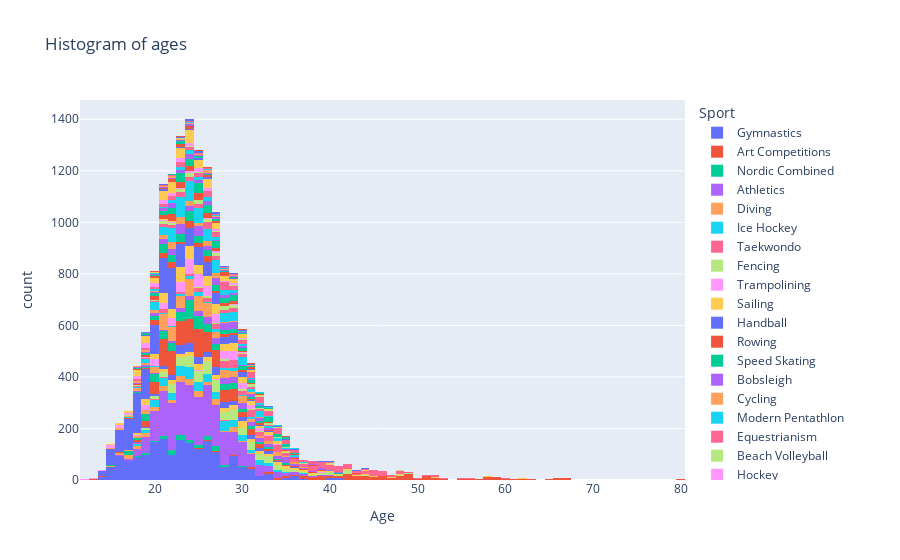

Write notebook code for a chart like this one.
### Markdown cell above
### histogram över åldrar

### Code cell
fig = px.histogram(df_germany, x="Age", color = "Sport", title= "Histogram of ages")
fig.show()

### Figure 1 — Plotly figure (JSON) as saved in the notebook; plotly's stock layout.template omitted (floating-point values rounded to 4 significant figures; data arrays with more than 128 entries replaced by an {"elided": "..."} marker saying what was removed)
{"data": [{"alignmentgroup": "True", "bingroup": "x", "hovertemplate": "Sport=Gymnastics<br>Age=%{x}<br>count=%{y}<extra></extra>", "legendgroup": "Gymnastics", "marker": {"color": "#636efa", "pattern": {"shape": ""}}, "name": "Gymnastics", "offsetgroup": "Gymnastics", "orientation": "v", "showlegend": true, "type": "histogram", "x": {"elided": "1856 int values"}, "xaxis": "x", "yaxis": "y"}, {"alignmentgroup": "True", "bingroup": "x", "hovertemplate": "Sport=Art Competitions<br>Age=%{x}<br>count=%{y}<extra></extra>", "legendgroup": "Art Competitions", "marker": {"color": "#EF553B", "pattern": {"shape": ""}}, "name": "Art Competitions", "offsetgroup": "Art Competitions", "orientation": "v", "showlegend": true, "type": "histogram", "x": {"elided": "356 int values"}, "xaxis": "x", "yaxis": "y"}, {"alignmentgroup": "True", "bingroup": "x", "hovertemplate": "Sport=Nordic Combined<br>Age=%{x}<br>count=%{y}<extra></extra>", "legendgroup": "Nordic Combined", "marker": {"color": "#00cc96", "pattern": {"shape": ""}}, "name": "Nordic Combined", "offsetgroup": "Nordic Combined", "orientation": "v", "showlegend": true, "type": "histogram", "x": {"elided": "141 int values"}, "xaxis": "x", "yaxis": "y"}, {"alignmentgroup": "True", "bingroup": "x", "hovertemplate": "Sport=Athletics<br>Age=%{x}<br>count=%{y}<extra></extra>", "legendgroup": "Athletics", "marker": {"color": "#ab63fa", "pattern": {"shape": ""}}, "name": "Athletics", "offsetgroup": "Athletics", "orientation": "v", "showlegend": true, "type": "histogram", "x": {"elided": "2020 int values"}, "xaxis": "x", "yaxis": "y"}, {"alignmentgroup": "True", "bingroup": "x", "hovertemplate": "Sport=Diving<br>Age=%{x}<br>count=%{y}<extra></extra>", "legendgroup": "Diving", "marker": {"color": "#FFA15A", "pattern": {"shape": ""}}, "name": "Diving", "offsetgroup": "Diving", "orientation": "v", "showlegend": true, "type": "histogram", "x": {"elided": "241 int values"}, "xaxis": "x", "yaxis": "y"}, {"alignmentgroup": "True", "bingroup": "x", "hovertemplate": "Sport=Ice Hockey<br>Age=%{x}<br>count=%{y}<extra></extra>", "legendgroup": "Ice Hockey", "marker": {"color": "#19d3f3", "pattern": {"shape": ""}}, "name": "Ice Hockey", "offsetgroup": "Ice Hockey", "orientation": "v", "showlegend": true, "type": "histogram", "x": {"elided": "434 int values"}, "xaxis": "x", "yaxis": "y"}, {"alignmentgroup": "True", "bingroup": "x", "hovertemplate": "Sport=Taekwondo<br>Age=%{x}<br>count=%{y}<extra></extra>", "legendgroup": "Taekwondo", "marker": {"color": "#FF6692", "pattern": {"shape": ""}}, "name": "Taekwondo", "offsetgroup": "Taekwondo", "orientation": "v", "showlegend": true, "type": "histogram", "x": [28, 29, 21, 24, 22, 23, 18, 22, 21, 20, 20], "xaxis": "x", "yaxis": "y"}, {"alignmentgroup": "True", "bingroup": "x", "hovertemplate": "Sport=Fencing<br>Age=%{x}<br>count=%{y}<extra></extra>", "legendgroup": "Fencing", "marker": {"color": "#B6E880", "pattern": {"shape": ""}}, "name": "Fencing", "offsetgroup": "Fencing", "orientation": "v", "showlegend": true, "type": "histogram", "x": {"elided": "600 int values"}, "xaxis": "x", "yaxis": "y"}, {"alignmentgroup": "True", "bingroup": "x", "hovertemplate": "Sport=Trampolining<br>Age=%{x}<br>count=%{y}<extra></extra>", "legendgroup": "Trampolining", "marker": {"color": "#FF97FF", "pattern": {"shape": ""}}, "name": "Trampolining", "offsetgroup": "Trampolining", "orientation": "v", "showlegend": true, "type": "histogram", "x": [23, 27, 31, 35, 39, 25, 23, 27, 31], "xaxis": "x", "yaxis": "y"}, {"alignmentgroup": "True", "bingroup": "x", "hovertemplate": "Sport=Sailing<br>Age=%{x}<br>count=%{y}<extra></extra>", "legendgroup": "Sailing", "marker": {"color": "#FECB52", "pattern": {"shape": ""}}, "name": "Sailing", "offsetgroup": "Sailing", "orientation": "v", "showlegend": true, "type": "histogram", "x": {"elided": "292 int values"}, "xaxis": "x", "yaxis": "y"}, {"alignmentgroup": "True", "bingroup": "x", "hovertemplate": "Sport=Handball<br>Age=%{x}<br>count=%{y}<extra></extra>", "legendgroup": "Handball", "marker": {"color": "#636efa", "pattern": {"shape": ""}}, "name": "Handball", "offsetgroup": "Handball", "orientation": "v", "showlegend": true, "type": "histogram", "x": {"elided": "287 int values"}, "xaxis": "x", "yaxis": "y"}, {"alignmentgroup": "True", "bingroup": "x", "hovertemplate": "Sport=Rowing<br>Age=%{x}<br>count=%{y}<extra></extra>", "legendgroup": "Rowing", "marker": {"color": "#EF553B", "pattern": {"shape": ""}}, "name": "Rowing", "offsetgroup": "Rowing", "orientation": "v", "showlegend": true, "type": "histogram", "x": {"elided": "916 int values"}, "xaxis": "x", "yaxis": "y"}, {"alignmentgroup": "True", "bingroup": "x", "hovertemplate": "Sport=Speed Skating<br>Age=%{x}<br>count=%{y}<extra></extra>", "legendgroup": "Speed Skating", "marker": {"color": "#00cc96", "pattern": {"shape": ""}}, "name": "Speed Skating", "offsetgroup": "Speed Skating", "orientation": "v", "showlegend": true, "type": "histogram", "x": {"elided": "467 int values"}, "xaxis": "x", "yaxis": "y"}, {"alignmentgroup": "True", "bingroup": "x", "hovertemplate": "Sport=Bobsleigh<br>Age=%{x}<br>count=%{y}<extra></extra>", "legendgroup": "Bobsleigh", "marker": {"color": "#ab63fa", "pattern": {"shape": ""}}, "name": "Bobsleigh", "offsetgroup": "Bobsleigh", "orientation": "v", "showlegend": true, "type": "histogram", "x": {"elided": "302 int values"}, "xaxis": "x", "yaxis": "y"}, {"alignmentgroup": "True", "bingroup": "x", "hovertemplate": "Sport=Cycling<br>Age=%{x}<br>count=%{y}<extra></extra>", "legendgroup": "Cycling", "marker": {"color": "#FFA15A", "pattern": {"shape": ""}}, "name": "Cycling", "offsetgroup": "Cycling", "orientation": "v", "showlegend": true, "type": "histogram", "x": {"elided": "583 int values"}, "xaxis": "x", "yaxis": "y"}, {"alignmentgroup": "True", "bingroup": "x", "hovertemplate": "Sport=Modern Pentathlon<br>Age=%{x}<br>count=%{y}<extra></extra>", "legendgroup": "Modern Pentathlon", "marker": {"color": "#19d3f3", "pattern": {"shape": ""}}, "name": "Modern Pentathlon", "offsetgroup": "Modern Pentathlon", "orientation": "v", "showlegend": true, "type": "histogram", "x": [20, 20, 27, 27, 28, 28, 23, 24, 24, 24, 27, 27, 31, 31, 25, 25, 29, 29, 23, 27, 31, 25, 25, 29, 29, 27, 25, 25, 28, 28, 27, 27, 27, 21, 21, 25, 25, 27, 28, 28, 24, 24, 28, 28, 22, 32, 32, 23, 23, 25, 27, 30, 30, 53, 31, 24, 24, 20, 24, 23, 23, 25, 25, 22, 26, 22, 26, 30, 23, 23, 26, 26, 29, 29, 31, 31, 26, 21, 21, 25, 29, 33, 29, 29, 20, 29, 29], "xaxis": "x", "yaxis": "y"}, {"alignmentgroup": "True", "bingroup": "x", "hovertemplate": "Sport=Equestrianism<br>Age=%{x}<br>count=%{y}<extra></extra>", "legendgroup": "Equestrianism", "marker": {"color": "#FF6692", "pattern": {"shape": ""}}, "name": "Equestrianism", "offsetgroup": "Equestrianism", "orientation": "v", "showlegend": true, "type": "histogram", "x": {"elided": "436 int values"}, "xaxis": "x", "yaxis": "y"}, {"alignmentgroup": "True", "bingroup": "x", "hovertemplate": "Sport=Beach Volleyball<br>Age=%{x}<br>count=%{y}<extra></extra>", "legendgroup": "Beach Volleyball", "marker": {"color": "#B6E880", "pattern": {"shape": ""}}, "name": "Beach Volleyball", "offsetgroup": "Beach Volleyball", "orientation": "v", "showlegend": true, "type": "histogram", "x": [30, 34, 30, 27, 26, 30, 32, 28, 28, 32, 28, 24, 26, 30, 24, 28, 27, 31, 28, 28, 27, 35, 22, 26, 30, 32, 25, 29, 33, 32, 26, 30, 27, 31, 25, 33, 33, 37, 31, 26, 31, 25], "xaxis": "x", "yaxis": "y"}, {"alignmentgroup": "True", "bingroup": "x", "hovertemplate": "Sport=Hockey<br>Age=%{x}<br>count=%{y}<extra></extra>", "legendgroup": "Hockey", "marker": {"color": "#FF97FF", "pattern": {"shape": ""}}, "name": "Hockey", "offsetgroup": "Hockey", "orientation": "v", "showlegend": true, "type": "histogram", "x": {"elided": "459 int values"}, "xaxis": "x", "yaxis": "y"}, {"alignmentgroup": "True", "bingroup": "x", "hovertemplate": "Sport=Canoeing<br>Age=%{x}<br>count=%{y}<extra></extra>", "legendgroup": "Canoeing", "marker": {"color": "#FECB52", "pattern": {"shape": ""}}, "name": "Canoeing", "offsetgroup": "Canoeing", "orientation": "v", "showlegend": true, "type": "histogram", "x": {"elided": "489 int values"}, "xaxis": "x", "yaxis": "y"}, {"alignmentgroup": "True", "bingroup": "x", "hovertemplate": "Sport=Swimming<br>Age=%{x}<br>count=%{y}<extra></extra>", "legendgroup": "Swimming", "marker": {"color": "#636efa", "pattern": {"shape": ""}}, "name": "Swimming", "offsetgroup": "Swimming", "orientation": "v", "showlegend": true, "type": "histogram", "x": {"elided": "1402 int values"}, "xaxis": "x", "yaxis": "y"}, {"alignmentgroup": "True", "bingroup": "x", "hovertemplate": "Sport=Luge<br>Age=%{x}<br>count=%{y}<extra></extra>", "legendgroup": "Luge", "marker": {"color": "#EF553B", "pattern": {"shape": ""}}, "name": "Luge", "offsetgroup": "Luge", "orientation": "v", "showlegend": true, "type": "histogram", "x": {"elided": "203 int values"}, "xaxis": "x", "yaxis": "y"}, {"alignmentgroup": "True", "bingroup": "x", "hovertemplate": "Sport=Football<br>Age=%{x}<br>count=%{y}<extra></extra>", "legendgroup": "Football", "marker": {"color": "#00cc96", "pattern": {"shape": ""}}, "name": "Football", "offsetgroup": "Football", "orientation": "v", "showlegend": true, "type": "histogram", "x": {"elided": "295 int values"}, "xaxis": "x", "yaxis": "y"}, {"alignmentgroup": "True", "bingroup": "x", "hovertemplate": "Sport=Wrestling<br>Age=%{x}<br>count=%{y}<extra></extra>", "legendgroup": "Wrestling", "marker": {"color": "#ab63fa", "pattern": {"shape": ""}}, "name": "Wrestling", "offsetgroup": "Wrestling", "orientation": "v", "showlegend": true, "type": "histogram", "x": {"elided": "304 int values"}, "xaxis": "x", "yaxis": "y"}, {"alignmentgroup": "True", "bingroup": "x", "hovertemplate": "Sport=Ski Jumping<br>Age=%{x}<br>count=%{y}<extra></extra>", "legendgroup": "Ski Jumping", "marker": {"color": "#FFA15A", "pattern": {"shape": ""}}, "name": "Ski Jumping", "offsetgroup": "Ski Jumping", "orientation": "v", "showlegend": true, "type": "histogram", "x": {"elided": "198 int values"}, "xaxis": "x", "yaxis": "y"}, {"alignmentgroup": "True", "bingroup": "x", "hovertemplate": "Sport=Cross Country Skiing<br>Age=%{x}<br>count=%{y}<extra></extra>", "legendgroup": "Cross Country Skiing", "marker": {"color": "#19d3f3", "pattern": {"shape": ""}}, "name": "Cross Country Skiing", "offsetgroup": "Cross Country Skiing", "orientation": "v", "showlegend": true, "type": "histogram", "x": {"elided": "619 int values"}, "xaxis": "x", "yaxis": "y"}, {"alignmentgroup": "True", "bingroup": "x", "hovertemplate": "Sport=Water Polo<br>Age=%{x}<br>count=%{y}<extra></extra>", "legendgroup": "Water Polo", "marker": {"color": "#FF6692", "pattern": {"shape": ""}}, "name": "Water Polo", "offsetgroup": "Water Polo", "orientation": "v", "showlegend": true, "type": "histogram", "x": {"elided": "192 int values"}, "xaxis": "x", "yaxis": "y"}, {"alignmentgroup": "True", "bingroup": "x", "hovertemplate": "Sport=Weightlifting<br>Age=%{x}<br>count=%{y}<extra></extra>", "legendgroup": "Weightlifting", "marker": {"color": "#B6E880", "pattern": {"shape": ""}}, "name": "Weightlifting", "offsetgroup": "Weightlifting", "orientation": "v", "showlegend": true, "type": "histogram", "x": {"elided": "157 int values"}, "xaxis": "x", "yaxis": "y"}, {"alignmentgroup": "True", "bingroup": "x", "hovertemplate": "Sport=Basketball<br>Age=%{x}<br>count=%{y}<extra></extra>", "legendgroup": "Basketball", "marker": {"color": "#FF97FF", "pattern": {"shape": ""}}, "name": "Basketball", "offsetgroup": "Basketball", "orientation": "v", "showlegend": true, "type": "histogram", "x": [23, 33, 27, 29, 22, 30, 22, 22, 23, 25, 33, 31, 26, 29, 24, 29, 27, 24, 32, 27, 27, 26, 28, 21, 30, 28, 27, 26, 21, 30, 24, 24, 22, 30, 26, 19, 21, 26, 27, 21, 25, 27, 23, 31, 21, 21, 29, 30, 24, 27, 23, 29, 31, 20, 27, 26, 27, 23], "xaxis": "x", "yaxis": "y"}, {"alignmentgroup": "True", "bingroup": "x", "hovertemplate": "Sport=Rugby<br>Age=%{x}<br>count=%{y}<extra></extra>", "legendgroup": "Rugby", "marker": {"color": "#FECB52", "pattern": {"shape": ""}}, "name": "Rugby", "offsetgroup": "Rugby", "orientation": "v", "showlegend": true, "type": "histogram", "x": [29, 20, null, null, null, 21, 19, null, 22, null, null, null, 30, null, null], "xaxis": "x", "yaxis": "y"}, {"alignmentgroup": "True", "bingroup": "x", "hovertemplate": "Sport=Polo<br>Age=%{x}<br>count=%{y}<extra></extra>", "legendgroup": "Polo", "marker": {"color": "#636efa", "pattern": {"shape": ""}}, "name": "Polo", "offsetgroup": "Polo", "orientation": "v", "showlegend": true, "type": "histogram", "x": [44, 43, 38, 38], "xaxis": "x", "yaxis": "y"}, {"alignmentgroup": "True", "bingroup": "x", "hovertemplate": "Sport=Boxing<br>Age=%{x}<br>count=%{y}<extra></extra>", "legendgroup": "Boxing", "marker": {"color": "#EF553B", "pattern": {"shape": ""}}, "name": "Boxing", "offsetgroup": "Boxing", "orientation": "v", "showlegend": true, "type": "histogram", "x": {"elided": "193 int values"}, "xaxis": "x", "yaxis": "y"}, {"alignmentgroup": "True", "bingroup": "x", "hovertemplate": "Sport=Biathlon<br>Age=%{x}<br>count=%{y}<extra></extra>", "legendgroup": "Biathlon", "marker": {"color": "#00cc96", "pattern": {"shape": ""}}, "name": "Biathlon", "offsetgroup": "Biathlon", "orientation": "v", "showlegend": true, "type": "histogram", "x": {"elided": "337 int values"}, "xaxis": "x", "yaxis": "y"}, {"alignmentgroup": "True", "bingroup": "x", "hovertemplate": "Sport=Volleyball<br>Age=%{x}<br>count=%{y}<extra></extra>", "legendgroup": "Volleyball", "marker": {"color": "#ab63fa", "pattern": {"shape": ""}}, "name": "Volleyball", "offsetgroup": "Volleyball", "orientation": "v", "showlegend": true, "type": "histogram", "x": {"elided": "154 int values"}, "xaxis": "x", "yaxis": "y"}, {"alignmentgroup": "True", "bingroup": "x", "hovertemplate": "Sport=Rhythmic Gymnastics<br>Age=%{x}<br>count=%{y}<extra></extra>", "legendgroup": "Rhythmic Gymnastics", "marker": {"color": "#FFA15A", "pattern": {"shape": ""}}, "name": "Rhythmic Gymnastics", "offsetgroup": "Rhythmic Gymnastics", "orientation": "v", "showlegend": true, "type": "histogram", "x": [16, 18, 18, 16, 20, 18, 19, 18, 19, 19, 16, 18, 15, 14, 18, 15, 17, 18, 19, 20, 18, 19, 15, 18, 20, 19, 16, 17, 16, 19, 15, 18, 17, 21, 17], "xaxis": "x", "yaxis": "y"}, {"alignmentgroup": "True", "bingroup": "x", "hovertemplate": "Sport=Judo<br>Age=%{x}<br>count=%{y}<extra></extra>", "legendgroup": "Judo", "marker": {"color": "#19d3f3", "pattern": {"shape": ""}}, "name": "Judo", "offsetgroup": "Judo", "orientation": "v", "showlegend": true, "type": "histogram", "x": {"elided": "135 int values"}, "xaxis": "x", "yaxis": "y"}, {"alignmentgroup": "True", "bingroup": "x", "hovertemplate": "Sport=Shooting<br>Age=%{x}<br>count=%{y}<extra></extra>", "legendgroup": "Shooting", "marker": {"color": "#FF6692", "pattern": {"shape": ""}}, "name": "Shooting", "offsetgroup": "Shooting", "orientation": "v", "showlegend": true, "type": "histogram", "x": {"elided": "405 int values"}, "xaxis": "x", "yaxis": "y"}, {"alignmentgroup": "True", "bingroup": "x", "hovertemplate": "Sport=Curling<br>Age=%{x}<br>count=%{y}<extra></extra>", "legendgroup": "Curling", "marker": {"color": "#B6E880", "pattern": {"shape": ""}}, "name": "Curling", "offsetgroup": "Curling", "orientation": "v", "showlegend": true, "type": "histogram", "x": [27, 35, 34, 34, 30, 44, 17, 27, 35, 27, 27, 35, 39, 48, 30, 38, 42, 26, 34, 38, 42, 28, 30, 32, 29, 21, 25, 34, 27, 29, 20, 32, 44, 33, 21, 24, 32, 44, 29, 33], "xaxis": "x", "yaxis": "y"}, {"alignmentgroup": "True", "bingroup": "x", "hovertemplate": "Sport=Figure Skating<br>Age=%{x}<br>count=%{y}<extra></extra>", "legendgroup": "Figure Skating", "marker": {"color": "#FF97FF", "pattern": {"shape": ""}}, "name": "Figure Skating", "offsetgroup": "Figure Skating", "orientation": "v", "showlegend": true, "type": "histogram", "x": {"elided": "199 int values"}, "xaxis": "x", "yaxis": "y"}, {"alignmentgroup": "True", "bingroup": "x", "hovertemplate": "Sport=Alpine Skiing<br>Age=%{x}<br>count=%{y}<extra></extra>", "legendgroup": "Alpine Skiing", "marker": {"color": "#FECB52", "pattern": {"shape": ""}}, "name": "Alpine Skiing", "offsetgroup": "Alpine Skiing", "orientation": "v", "showlegend": true, "type": "histogram", "x": {"elided": "404 int values"}, "xaxis": "x", "yaxis": "y"}, {"alignmentgroup": "True", "bingroup": "x", "hovertemplate": "Sport=Archery<br>Age=%{x}<br>count=%{y}<extra></extra>", "legendgroup": "Archery", "marker": {"color": "#636efa", "pattern": {"shape": ""}}, "name": "Archery", "offsetgroup": "Archery", "orientation": "v", "showlegend": true, "type": "histogram", "x": [43, 43, 30, 24, 28, 26, 36, 26, 19, 23, 23, 25, 25, 21, 21, 25, 21, 26, 26, 31, 31, 44, 25, 25, 26, 26, 21, 35, 35, 39, 39, 26, 24, 24, 44, 44, 35, 21, 21, 25, 25, 29, 29, 33, 33, 40, 23, 21, 21, 34, 36, 36, 18, 28, 34, 24, 24, 26, 26, 31, 31, 23], "xaxis": "x", "yaxis": "y"}, {"alignmentgroup": "True", "bingroup": "x", "hovertemplate": "Sport=Tennis<br>Age=%{x}<br>count=%{y}<extra></extra>", "legendgroup": "Tennis", "marker": {"color": "#EF553B", "pattern": {"shape": ""}}, "name": "Tennis", "offsetgroup": "Tennis", "orientation": "v", "showlegend": true, "type": "histogram", "x": [22, 22, 24, 24, 31, 24, 24, 25, 25, 23, 23, 19, 19, 23, 23, 27, 31, 22, 22, 26, 28, 26, 26, 18, 18, 18, 18, 22, 23, 23, 23, 32, 32, 24, 24, 24, 28, 28, 23, 27, 27, 31, 31, 24, 24, 32, 31, 31, 20, 20, 24, 28, 22, 22, 22, 20, 28, 28, 28, 28, 28, 23, 23, 27, 27, 20, 20, 19, 22, 22, 26, 26, 26, 24, 28, 28, 32, 32, 28, 28, 21, 21, 21, 21, 24, 28, 28, 26, 20, 20, 21, 36, 36], "xaxis": "x", "yaxis": "y"}, {"alignmentgroup": "True", "bingroup": "x", "hovertemplate": "Sport=Table Tennis<br>Age=%{x}<br>count=%{y}<extra></extra>", "legendgroup": "Table Tennis", "marker": {"color": "#00cc96", "pattern": {"shape": ""}}, "name": "Table Tennis", "offsetgroup": "Table Tennis", "orientation": "v", "showlegend": true, "type": "histogram", "x": [21, 26, 26, 19, 19, 23, 23, 27, 27, 31, 31, 35, 35, 26, 20, 23, 23, 27, 25, 29, 32, 32, 33, 33, 25, 29, 20, 20, 24, 28, 28, 18, 18, 19, 19, 23, 23, 27, 27, 25, 19, 19, 23, 23, 27, 27, 31, 31, 35, 35, 19, 19, 23, 27, 31, 31, 35, 35, 28, 28, 32, 32, 36, 33, 27, 27, 22, 22, 31, 35, 21, 25, 25, 29, 33, 33, 23, 23, 37, 30, 30, 30, 34, 34], "xaxis": "x", "yaxis": "y"}, {"alignmentgroup": "True", "bingroup": "x", "hovertemplate": "Sport=Short Track Speed Skating<br>Age=%{x}<br>count=%{y}<extra></extra>", "legendgroup": "Short Track Speed Skating", "marker": {"color": "#ab63fa", "pattern": {"shape": ""}}, "name": "Short Track Speed Skating", "offsetgroup": "Short Track Speed Skating", "orientation": "v", "showlegend": true, "type": "histogram", "x": [21, 27, 27, 27, 18, 17, 18, 22, 24, 24, 24, 26, 26, 26, 30, 30, 30, 30, 19, 23, 23, 23, 23, 27, 27, 27, 20, 20, 20, 24, 24, 24, 24, 28, 28, 28, 19, 21, 21, 25, 25, 29, 29, 29, 25, 25, 25, 29, 29, 18, 18, 18, 22, 20, 25, 25, 15, 22, 22, 26, 26, 26, 21], "xaxis": "x", "yaxis": "y"}, {"alignmentgroup": "True", "bingroup": "x", "hovertemplate": "Sport=Snowboarding<br>Age=%{x}<br>count=%{y}<extra></extra>", "legendgroup": "Snowboarding", "marker": {"color": "#FFA15A", "pattern": {"shape": ""}}, "name": "Snowboarding", "offsetgroup": "Snowboarding", "orientation": "v", "showlegend": true, "type": "histogram", "x": [20, 20, 26, 22, 26, 26, 21, 25, 29, 29, 31, 35, 28, 28, 22, 26, 30, 23, 27, 31, 18, 22, 26, 26, 24, 28, 28, 18, 22, 26, 26, 27, 27, 23, 27, 27, 27, 24, 24, 28, 30, 19, 23, 22, 26, 22, 26, 25, 29, 20, 24, 26, 30, 34], "xaxis": "x", "yaxis": "y"}, {"alignmentgroup": "True", "bingroup": "x", "hovertemplate": "Sport=Triathlon<br>Age=%{x}<br>count=%{y}<extra></extra>", "legendgroup": "Triathlon", "marker": {"color": "#19d3f3", "pattern": {"shape": ""}}, "name": "Triathlon", "offsetgroup": "Triathlon", "orientation": "v", "showlegend": true, "type": "histogram", "x": [28, 22, 24, 28, 32, 36, 21, 25, 26, 30, 29, 33, 30, 20, 27, 26, 34, 33, 26, 24, 28, 30, 28], "xaxis": "x", "yaxis": "y"}, {"alignmentgroup": "True", "bingroup": "x", "hovertemplate": "Sport=Freestyle Skiing<br>Age=%{x}<br>count=%{y}<extra></extra>", "legendgroup": "Freestyle Skiing", "marker": {"color": "#FF6692", "pattern": {"shape": ""}}, "name": "Freestyle Skiing", "offsetgroup": "Freestyle Skiing", "orientation": "v", "showlegend": true, "type": "histogram", "x": [24, 23, 19, 23, 42, 27, 21, 28, 30, 22, 24, 27, 29, 33, 27, 29, 28, 16, 27, 26, 25, 22, 24, 26, 20, 24, 21, 25, 17], "xaxis": "x", "yaxis": "y"}, {"alignmentgroup": "True", "bingroup": "x", "hovertemplate": "Sport=Tug-Of-War<br>Age=%{x}<br>count=%{y}<extra></extra>", "legendgroup": "Tug-Of-War", "marker": {"color": "#B6E880", "pattern": {"shape": ""}}, "name": "Tug-Of-War", "offsetgroup": "Tug-Of-War", "orientation": "v", "showlegend": true, "type": "histogram", "x": [24, 24, 23, 27, 25, 27, 28, 21, 23], "xaxis": "x", "yaxis": "y"}, {"alignmentgroup": "True", "bingroup": "x", "hovertemplate": "Sport=Golf<br>Age=%{x}<br>count=%{y}<extra></extra>", "legendgroup": "Golf", "marker": {"color": "#FF97FF", "pattern": {"shape": ""}}, "name": "Golf", "offsetgroup": "Golf", "orientation": "v", "showlegend": true, "type": "histogram", "x": [45, 31, 31, 27], "xaxis": "x", "yaxis": "y"}, {"alignmentgroup": "True", "bingroup": "x", "hovertemplate": "Sport=Synchronized Swimming<br>Age=%{x}<br>count=%{y}<extra></extra>", "legendgroup": "Synchronized Swimming", "marker": {"color": "#FECB52", "pattern": {"shape": ""}}, "name": "Synchronized Swimming", "offsetgroup": "Synchronized Swimming", "orientation": "v", "showlegend": true, "type": "histogram", "x": [20, 22, 22, 20, 20, 20, 21, 21, 16, 16, 20, 20, 25, 25], "xaxis": "x", "yaxis": "y"}, {"alignmentgroup": "True", "bingroup": "x", "hovertemplate": "Sport=Badminton<br>Age=%{x}<br>count=%{y}<extra></extra>", "legendgroup": "Badminton", "marker": {"color": "#636efa", "pattern": {"shape": ""}}, "name": "Badminton", "offsetgroup": "Badminton", "orientation": "v", "showlegend": true, "type": "histogram", "x": [33, 30, 34, 34, 30, 25, 25, 29, 25, 25, 29, 30, 23, 27, 27, 31, 33, 24, 24, 25, 23, 27, 31, 24, 28, 23, 21, 21, 25, 29, 24, 24, 28, 31, 27, 31, 26, 26, 30, 24, 28, 28, 23, 23, 27, 29, 33, 24, 28, 32], "xaxis": "x", "yaxis": "y"}, {"alignmentgroup": "True", "bingroup": "x", "hovertemplate": "Sport=Skeleton<br>Age=%{x}<br>count=%{y}<extra></extra>", "legendgroup": "Skeleton", "marker": {"color": "#EF553B", "pattern": {"shape": ""}}, "name": "Skeleton", "offsetgroup": "Skeleton", "orientation": "v", "showlegend": true, "type": "histogram", "x": [23, 26, 26, 20, 22, 26, 30, 20, 23, 21, 25, 29, 31, 35, 38, 23, 32, 25, 29], "xaxis": "x", "yaxis": "y"}, {"alignmentgroup": "True", "bingroup": "x", "hovertemplate": "Sport=Alpinism<br>Age=%{x}<br>count=%{y}<extra></extra>", "legendgroup": "Alpinism", "marker": {"color": "#00cc96", "pattern": {"shape": ""}}, "name": "Alpinism", "offsetgroup": "Alpinism", "orientation": "v", "showlegend": true, "type": "histogram", "x": [27, 22], "xaxis": "x", "yaxis": "y"}], "layout": {"barmode": "relative", "legend": {"title": {"text": "Sport"}, "tracegroupgap": 0}, "title": {"text": "Histogram of ages"}, "xaxis": {"anchor": "y", "domain": [0, 1], "title": {"text": "Age"}}, "yaxis": {"anchor": "x", "domain": [0, 1], "title": {"text": "count"}}}}
